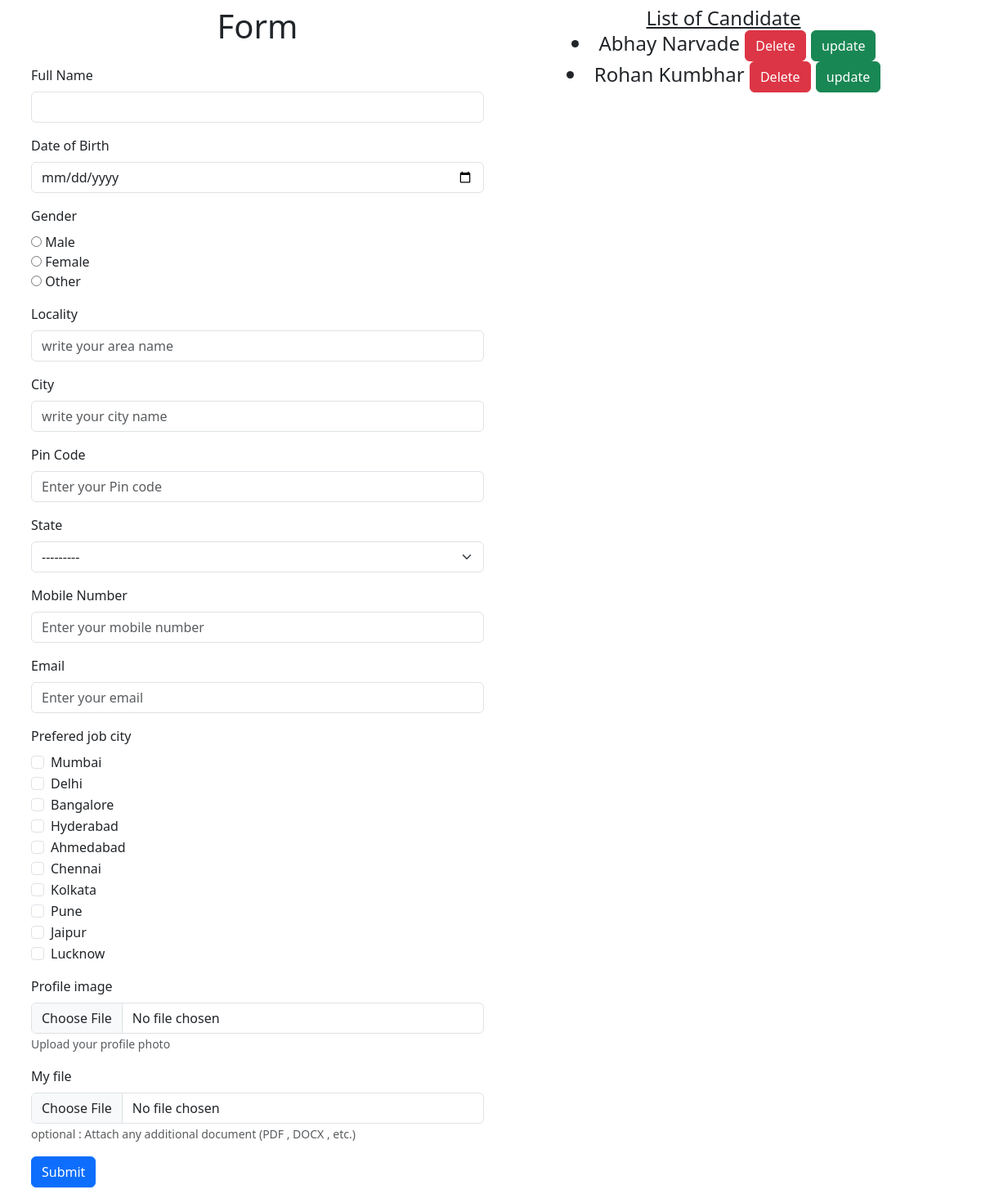
The app's page /, older data.
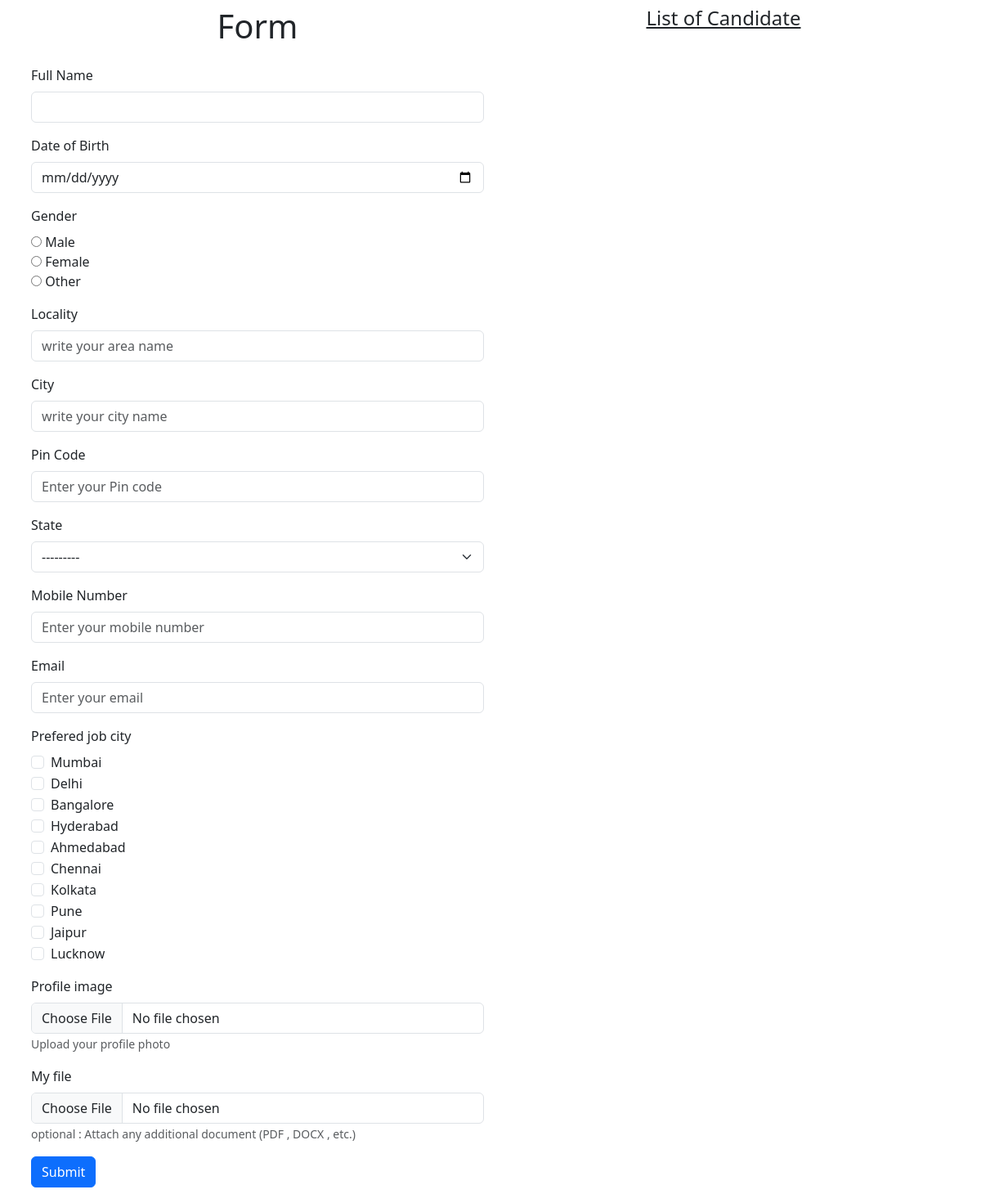
The same page, newer data.
### student/models.py (models this page shows)
class Profile (models.Model):
    name = models.CharField(max_length=100)
    dob = models.DateField(auto_now=False , auto_now_add=False)
    gender = models.CharField(max_length=1)
    locality = models.CharField(max_length=100)
    city = models.CharField(max_length=100)
    pin = models.PositiveIntegerField(help_text='Enter 6 digit pin code' , validators=[validate_pin_length])
    state = models.CharField(
            max_length=2,
            choices=INDIAN_STATES,
            help_text="Select your state",
        )
    mobile = models.CharField(max_length=10 , help_text='Enter 10 digit mobile number' , validators=[RegexValidator(regex = r'^\d{10}$')] )
    email = models.EmailField()
    job_city = models.CharField(max_length=50)
    profile_image = models.ImageField(upload_to='profileimage', blank=True)
    my_file = models.FileField(upload_to='doc' , blank=True)

### student/views.py (the view)
# urls.py: 2. Add a URL to urlpatterns:  path('', views.home, name='home')
def home(request):
    if request.method == "POST":
        try :
            form = ProfileForms(request.POST, request.FILES)
            if form.is_valid():
                form.save()
                return redirect('home')
        except Exception as e :
            return HttpResponse(f"The Error is encounter {e}")
    else :
        form = ProfileForms()
        data = Profile.objects.all()
        return render(request, 'student/home.html', {'form': form , 'data' : data})

### student/templates/student/home.html (shortened to what this page needs)
{% extends "student/base.html" %}
{% block left-content %}
<h1 class="text-center mb-4">Form</h1>
<form action="" method="post" enctype="multipart/form-data">
  <div class="mb-3">
    <label for="{{ form.name.id_for_label }}" class="form-label">
      {{ form.name.label }}
    </label>
    {{ form.name }}
  </div>
  <div class="mb-3">
    <label for="{{ form.dob.id_for_label }}" class="form-label">
      {{ form.dob.label }}
    </label>
    {{ form.dob }}
  </div>
  <div class="mb-3">
    <label for="{{ form.gender.id_for_label }}" class="form-label">
      {{ form.gender.label }}
    </label>
    {{ form.gender }}
  </div>
  <div class="mb-3">
    <label for="{{ form.locality.id_for_label }}" class="form-label">
      {{ form.locality.label }}
    </label>
    {{ form.locality }}
  </div>
  <div class="mb-3">
    <label for="{{ form.city.id_for_label }}" class="form-label">
      {{ form.city.label }}
    </label>
    {{ form.city }}
  </div>
  <div class="mb-3">
    <label for="{{ form.pin.id_for_label }}" class="form-label">
      {{ form.pin.label }}
    </label>
    {{ form.pin }}
  </div>
  <div class="mb-3">
    <label for="{{ form.state.id_for_label }}" class="form-label">
      {{ form.state.label }}
    </label>
    {{ form.state }}
  </div>
  <div class="mb-3">
    <label for="{{ form.mobile.id_for_label }}" class="form-label">
      {{ form.mobile.label }}
    </label>
    {{ form.mobile }}
  </div>
  <div class="mb-3">
    <label for="{{ form.email.id_for_label }}" class="form-label">
      {{ form.email.label }}
    </label>
    {{ form.email }}
  </div>
  <div class="mb-3">
    <label for="{{ form.job_city.id_for_label }}" class="form-label">
      {{ form.job_city.label }}
    </label>
    <div>
      {% for checkbox in form.job_city %}
        <div class="form-check">
          {{ checkbox.tag }}
          <label class="form-check-label" for="{{ checkbox.id_for_label }}">
            {{ checkbox.choice_label }}
          </label>
        </div>
      {% endfor %}
    </div>
  </div>
  <div class="mb-3">
    <label for="{{ form.profile_image.id_for_label }}" class="form-label">
      {{ form.profile_image.label }}
    </label>
    {{ form.profile_image }}
    {% if form.profile_image.help_text %}
      <small class="text-muted">{{ form.profile_image.help_text }}</small>
    {% endif %}
  </div>
  <div class="mb-3">
    <label for="{{ form.my_file.id_for_label }}" class="form-label">
      {{ form.my_file.label }}
    </label>
    {{ form.my_file }}
    {% if form.my_file.help_text %}
      <small class="text-muted">{{ form.my_file.help_text }}</small>
    {% endif %}
  </div>
  <button type="submit" class="btn btn-primary">Submit</button>
</form>
{% endblock left-content %}
{% block right-content %}
<h4 class="text-center mb-4">
  <u>List of Candidate</u>
  {% for items in data  %}
   <li> {{items.name}}    <a href="{% url "Delete" items.id %}" class="btn btn-danger">Delete</a>
    <a href="{% url "update" items.id %}" class="btn btn-success">update</a>
   </li>
  {% endfor %}
</h4>
{% endblock right-content %}

### student/templates/student/base.html (shortened to what this page needs)
<!DOCTYPE html>
<html lang="en">
  <head>
    <link
      href="https://cdn.jsdelivr.net/npm/bootstrap@5.3.3/dist/css/bootstrap.min.css"
      rel="stylesheet"
    />
  </head>
  <body>
    <div class="container-fluid">
      <div class="container">
        <div class="row justify-content-center">
          <div class="col-md-6 p-2">
            {% block left-content %}{% endblock left-content %}
          </div>
          <div class="col-md-6 p-2">
            {% block right-content %}{% endblock right-content %}
          </div>
        </div>
      </div>
    </div>
  </body>
</html>

Row changes from the older to the newer data that the page shows:
removed Profile: name "Abhay Narvade"
removed Profile: name "Rohan Kumbhar"
